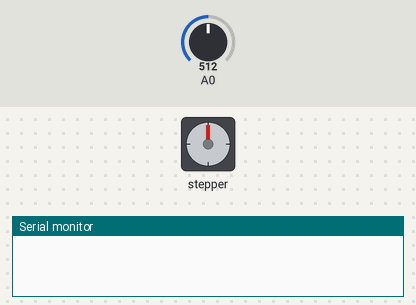
The sketch below on a simulated Arduino Uno, built with avr-gcc and run on an emulated ATmega328P. On the bench: stepper motor, the last lines printed to the serial monitor. Inputs (shaded band) come from the test bench; at power-on: A0 = 512. Stepper angles assume 1024 steps per turn.

Above: at 1.2 s.
1.3 s: A0 set to 535
At 1.45 s:
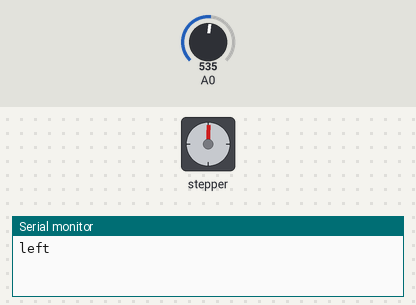
At 2.08 s:
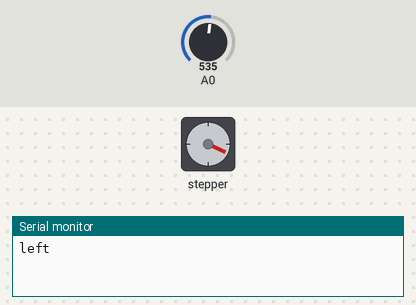
4.3 s: A0 set to 490
At 5.52 s:
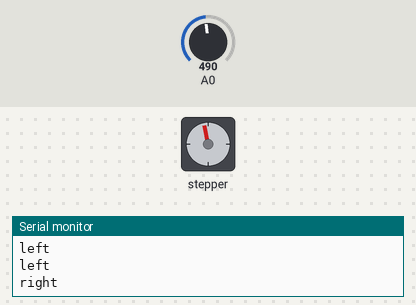
7.3 s: A0 set to 530
Timing chart, 0 to 19.3 s (numbered marks = the images above; inputs shaded):
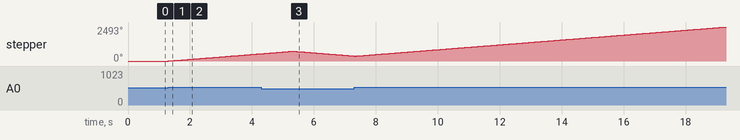

The sketch:

06_DC-Motor.ino
```cpp
#include <Stepper.h>

const int steps = 1024;
Stepper myStepper(steps,11,9,10,8);

void setup()
{
  myStepper.setSpeed(30);
  Serial.begin(9600);
}

void loop() {
  if (analogRead(A0) >= 520)
  {
    Serial.println("left");
    myStepper.step(steps);
  }
  else if(analogRead(A0) <= 500)
  {
    Serial.println("right");
    myStepper.step(steps * -1);
  }
}
```

Measured:
- the behaviour switches between 519 and 520 on A0 (found by bisection; images 0 and 1)
- after the input at 1.3 s, stepper: keeps turning clockwise at about 179°/s, starting at once
